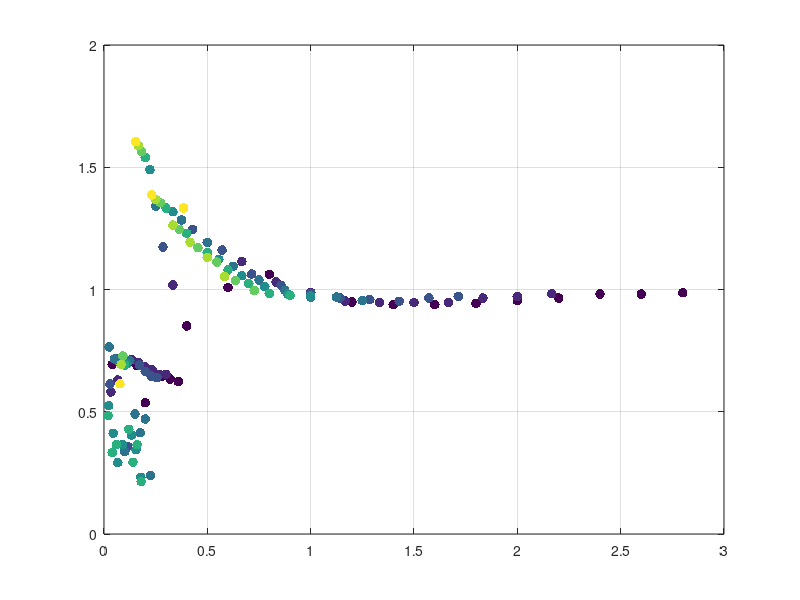

The MATLAB source for this figure: (Note: this script raises an error after producing the figure.)
clear all; close all; clc;

% - perhaps frequency could match a ODE, undamped driven oscillator?
% - look into connections with Bluff Body 
% - new non-dimensional groups needed
% - 
%% 

% BEGIN Script for Dimensional Analysis

%%
clear all; close all; clc;


dat1 = load('bjet_2D_sngl-data.txt');
dat2 = load('bjet_2D_dble-data.txt');

rho0   = 0.162594;
rhoinf = 1.171961;
g      = 9.8;
U      = 1.0;

w1 = dat1(:,1);
f1 = dat1(:,3);

Ri1 = (1-rho0/rhoinf)*g*w1/U^2;
St1 = f1.*w1/U;

w2 = dat2(:,1);
s2 = dat2(:,2);
f2 = dat2(:,3);

lc = 'w';
fc = 'k';

Ri2 = (1-rho0/rhoinf)*g*w2/U^2;
St2 = f2.*w2/U;

St_norm = zeros(size(St2));

% Iterate over all double jet cases
for i=1:length(St_norm)
    St_sngl = 0.68*Ri2(i)^0.45;
    St_norm(i) = St2(i)/St_sngl;
    St_dble = (0.68*(2*Ri2(i))^0.45)/2;
end

A2  = (s2 - w2) ./w2;



figure

scatter(A2,St_norm,50.0,w2,'filled')
hold on;
grid on;
box on;
clrs = colormap(parula(9));

%set(gca,'xscale', 'log','yscale', 'log') THIS ONE
cbar = colorbar;
ylabel(cbar,'Width [m]','interpreter','latex')
cbar.Color = lc;
% for i=1:6
%     plot([1,3], [f1(i),f1(i)], '--', 'color', clrs(i,:),'linewidth',1.5)
%     plot([0.05,0.1], [f1(2*i+4),f1(2*i+4)], '-.', 'color', clrs(i,:),'linewidth',1.5)
% end
plot([1,3], [1,1], '--', 'color', lc,'linewidth',1.5)
plot([0.01,0.1], [1,1]*St_dble/St_sngl, '-.', 'color', lc,'linewidth',1.5)
% plot(Ax,0.6*Ax.^(-0.3),'r--')
hold off;
%xlim([0.02,3]) THIS ONE
%title('(St_sn / St_dble) as a function of Non-Dimesional Number ((s - w) / w)','interpreter','latex')
xlabel('$(S-W)/W$','interpreter','latex')
ylabel('$St/St_s$','interpreter','latex')
set(gca,'FontName','Times','XColor',lc,'YColor',lc,'ZColor',lc,'Color',fc)
set(gcf,'Color',fc,'PaperPositionMode','auto','InvertHardCopy','off')
print(gcf,'-dpng','-r600','asymptotic.png')

%% 

clear all; close all; clc;

dat = load('bjet_2D_dble_clean-data.txt');
dat2 = load('bjet_2D_dble-data.txt');

ind05 = dat(:,1) == 0.05;
wid05 = abs(dat(ind05,:));

ind06 = dat(:,1) == 0.06;
wid06 = abs(dat(ind06,:));

ind07 = dat(:,1) == 0.07;
wid07 = abs(dat(ind07,:));

ind08 = dat(:,1) == 0.08;
wid08 = abs(dat(ind08,:));

ind09 = dat(:,1) == 0.09;
wid09 = abs(dat(ind09,:));

ind10 = dat(:,1) == 0.10;
wid10 = abs(dat(ind10,:));

ind11 = dat(:,1) == 0.11;
wid11 = abs(dat(ind11,:));

ind12 = dat(:,1) == 0.12;
wid12 = abs(dat(ind12,:));

ind13 = dat(:,1) == 0.13;
wid13 = abs(dat(ind13,:));

crit_wid05_col = find ((wid05(:,7)) > ((3 * pi)/4));
crit_wid05 = wid05(crit_wid05_col(1),2);

crit_wid06_col = find ((wid06(:,7)) > ((3 * pi)/4));
crit_wid06 = wid06(crit_wid06_col(1),2);

crit_wid07_col = find ((wid07(:,7)) > ((3 * pi)/4));
crit_wid07 = wid07(crit_wid07_col(1),2);

crit_wid08_col = find ((wid08(:,7)) > ((3 * pi)/4));
crit_wid08 = wid08(crit_wid08_col(2),2);

crit_wid09_col = find ((wid09(:,7)) > ((3 * pi)/4));
crit_wid09 = wid09(crit_wid09_col(1),2);

crit_wid10_col = find ((wid10(:,7)) > ((3 * pi)/4));
crit_wid10 = wid10(crit_wid10_col(1),2);

crit_wid11_col = find ((wid11(:,7)) > ((3 * pi)/4));
crit_wid11 = wid11(crit_wid11_col(1),2);

crit_wid12_col = find ((wid12(:,7)) > ((3 * pi)/4));
crit_wid12 = wid12(crit_wid12_col(1),2);

crit_wid13_col = find ((wid13(:,7)) > ((3 * pi)/4));
crit_wid13 = wid13(crit_wid13_col(1),2);


widths = [0.05, 0.06, 0.07, 0.08, 0.09, 0.10, 0.11, 0.12, 0.13];
crit_spac = [crit_wid05, crit_wid06, crit_wid07, crit_wid08, crit_wid09, crit_wid10, crit_wid11, crit_wid12, crit_wid13];

figure(1) 
plot( (crit_spac - widths), widths)
set(gca,'xscale', 'log','yscale', 'log')
xlabel("critical spacing - widths")
ylabel("widths")




